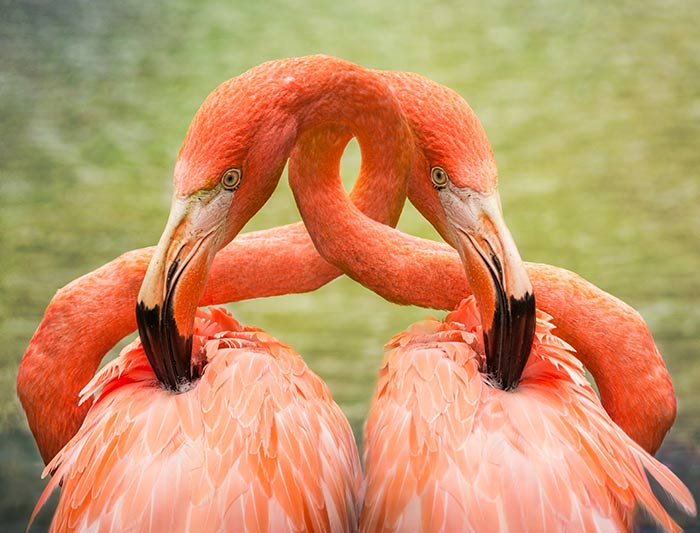
//> input picture w4/image_depth/build/img1.jpg, 700 x 533 px
$ ./test build/img1.jpg   (built with g++ and OpenCV 4)
//> lines starting //> are read from the running program, lines starting //| are printed output that depends on the picture
#include <iostream>
#include <memory>
#include <opencv2/core/core.hpp>
#include <opencv2/highgui/highgui.hpp>
#include <opencv2/opencv.hpp>
#include "../../../cvminecraft/opencv_vis/point_set/PointCloudVisualizer.hpp"

using namespace std;
using namespace cv;


int main(int argc, char** argv)
{

    unique_ptr<Mat> image(new Mat());
    if(argc==1)
    {
        *image = imread("../../../../cvminecraft/data/image/img2.jpg");
    }
    else
    {
        *image = imread(argv[1]);
    }

    resize(*image,*image,Size(0,0),0.5,0.5);

    imshow("img",*image);
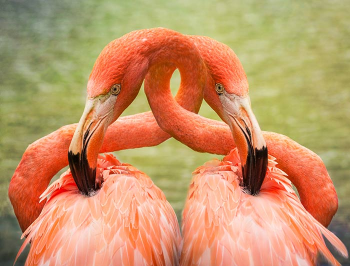
//> window 'img': 266 rows x 350 cols, CV_8UC3; mean B, G, R 103.5, 147.6, 197.1
    waitKey(0);

    //extract depth and display as point cloud;
    int rows = image->rows;
//> rows = 266
    int cols = image->cols;
//> cols = 350

    cout<<"rows = "<<rows<<endl;
//| rows = 266
    cout<<"cols = "<<cols<<endl;
//| cols = 350

//> (the run ends here: the program needs code that is not available in this run, at `PointCloudVisualizer pcv;`)
